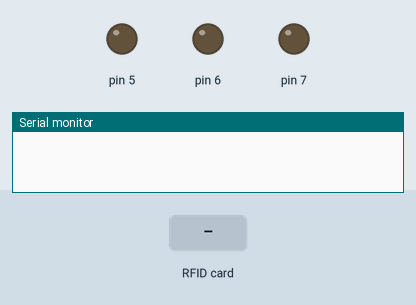
Recording of a sketch running on a simulated Arduino Uno, built with avr-gcc and run on an emulated ATmega328P. On the bench: output pins drawn as LEDs (lit = HIGH), the last lines printed to the serial monitor. The test bench sets the inputs (shaded band). Pins used as bus, display or sensor lines are not drawn.

Above: at 1.2 s.
1.3 s: RFID card E0 68 F7 29 held to the reader
At 1.9 s:
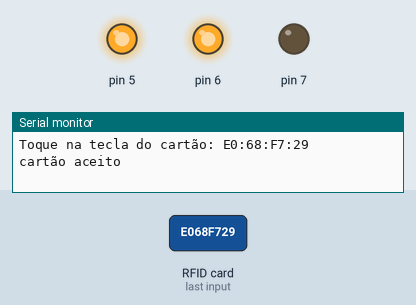
2.8 s: RFID card D5 4A B0 65 held to the reader
At 5.4 s:
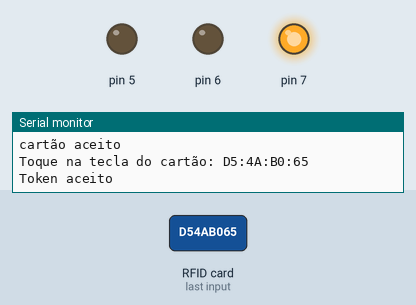
5.8 s: RFID card 5E 7A 19 C4 held to the reader
Timing chart, 0 to 8.8 s (numbered marks = the images above; inputs shaded):
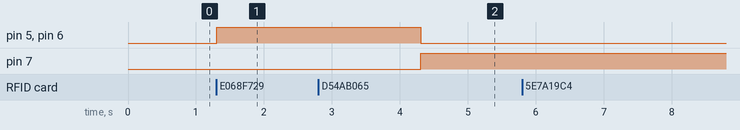

Measured:
- after the input at 1.3 s, pin 5, pin 6: LOW → HIGH at once

The sketch:

Sistema_de_segurana_de_portas.ino
```cpp
#include "SPI.h"
#include "MFRC522.h"

#define SS_PIN 10
#define RST_PIN 9

int m=0,n=0;

MFRC522 rfid(SS_PIN, RST_PIN);
MFRC522::MIFARE_Key key;

void setup() {
   Serial.begin(9600);
   SPI.begin();
   rfid.PCD_Init();
   pinMode(5, OUTPUT);
   pinMode(6, OUTPUT);
   pinMode(7, OUTPUT);
}

void loop() {
  if (!rfid.PICC_IsNewCardPresent() || !rfid.PICC_ReadCardSerial())
     return;
  // Serial.print(F("PICC type: "));
  MFRC522::PICC_Type piccType = rfid.PICC_GetType(rfid.uid.sak);
  // Serial.println (rfid.PICC_GetTypeName(piccType));
  // Verifique se o PICC do tipo MIFARE clássico
  if (piccType != MFRC522::PICC_TYPE_MIFARE_MINI &&
     piccType != MFRC522::PICC_TYPE_MIFARE_1K &&
     piccType != MFRC522::PICC_TYPE_MIFARE_4K) {
     Serial.println(F("Sua tag não é do tipo MIFARE Classic."));
     return;
  }
  String strID = "";
  for (byte i = 0; i < 4; i++) {
   strID += (rfid.uid.uidByte[i] < 0x10 ? "0" : "") +
   String(rfid.uid.uidByte[i], HEX) + (i!=3 ? ":" : "");
  }
  strID.toUpperCase();
  Serial.print("Toque na tecla do cartão: ");
  Serial.println(strID);

  if(strID.indexOf("E0:68:F7:29")>=0)  // here you can replace your tag id
  {
    Serial.println("cartão aceito");
    digitalWrite(5, HIGH);
    digitalWrite(6, HIGH);
    digitalWrite(7, LOW);
    delay(3000);
    digitalWrite(5, LOW);
    digitalWrite(6,LOW);
    digitalWrite(7, HIGH);
  } else {
    digitalWrite(5, LOW);
    digitalWrite(6,LOW);
    digitalWrite(7, HIGH);
  }

  if(strID.indexOf("D5:4A:B0:65")>=0)  // aqui você pode substituir seu id de tag
  {
    Serial.println("Token aceito");
    digitalWrite(A1, HIGH);
    digitalWrite(A1, LOW);
  } else {
    digitalWrite(A1, LOW);
  }
  rfid.PICC_HaltA();
  rfid.PCD_StopCrypto1();
}
```
